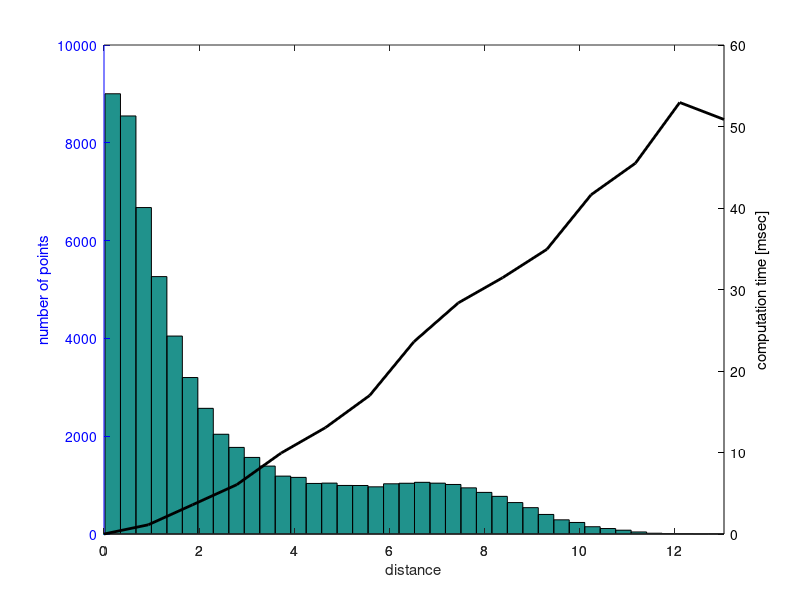
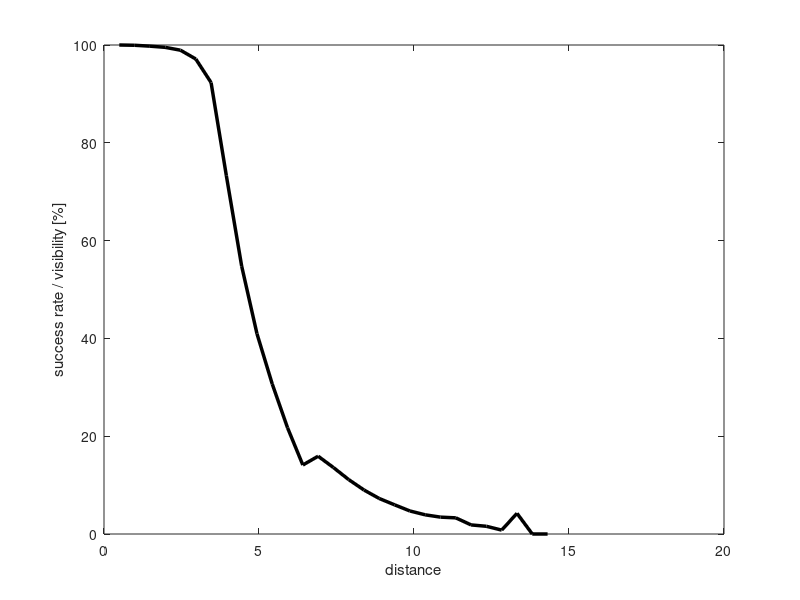

These charts were generated, in order, by the following MATLAB code:
% In this test, I test the RBS local connection with GD (KDL) projection.
% Random start and goal configurations are sampled and tested for
% connection. The sampling strategy is sampling a feasible point, sampling
% a random point and choping it from the first point, projecting and
% checking local connection.
% The success rate is also tracked to calculate visibility.
% This is also with [-180,180] joint limits (not official ABB limits)
% last updated: 08/02/17

% pcs_rbs_verification.txt - seed: 1501696107
% Results in the above files in this form:
% f << {success} << " " << {path verified} << " " << {distance between confs.} << " " << rbs_time << endl;

clear all
clc

D = load('gd_rbs_verification.txt');

%% Verification

suc = D(:,1)==1;
verf = D(:,2)==1;

disp(['Results of ' num2str(size(D,1)) ' local-connection queries.']);

disp(['Percent of successful local-connections that were verified: ' num2str(sum(verf & suc)/sum(suc)*100) '%']);

%%

disp(['Avg. runtime for successful local-connection: ' num2str(mean(D(suc,4))*1e3)  ' +/- ' num2str(std(D(suc,4))/sqrt(size(D(suc,4),1))*1e3) ' msec ']);
disp(['Avg. runtime for failed local-connection: ' num2str(mean(D(~suc,4))*1e3)  ' +/- ' num2str(std(D(suc,4))/sqrt(size(D(~suc,4),1))*1e3) ' msec ']);

disp(['Success rate/visibility for the RBS: ' num2str(sum(suc)/size(D,1)*100) '%']);

%% Runtime

clear td d
Dd = D(suc,3);
Td = D(suc,4);
max_d = max(Dd);
d = linspace(0, max_d, 15);
for i = 2:length(d)
    M = Td(Dd>=d(i-1) & Dd<d(i));
    td(i) = mean(M);
end
td(1) = 0;

figure(1)
hist(Dd, 40);
hold on
[hAx,hLine1,hLine2] = plotyy(0,0,d, td*1000);
hold off
set(hLine2,'color','k','linewidth',2)
set(hAx,{'ycolor'},{'b';'k'})
xlabel('distance');
ylabel(hAx(1),'number of points');
ylabel(hAx(2),'computation time [msec]');
% ylim(hAx(1),[0 8500]);
% ylim(hAx(2),[0 0.12]);

%% Visibility

clear V d
Dd = D(:,3);
max_d = max(Dd);
d = linspace(0, max_d, 30);
for i = 2:length(d)
    S = D(D(:,3)>=d(i-1) & D(:,3)<d(i), 1);
    V(i-1) = sum(S)/length(S) * 100;
end
% V(1) = 100;

figure(2)
plot(d(2:end), V,'-k','linewidth',2.5);
xlabel('distance');
ylabel('success rate / visibility [%]');